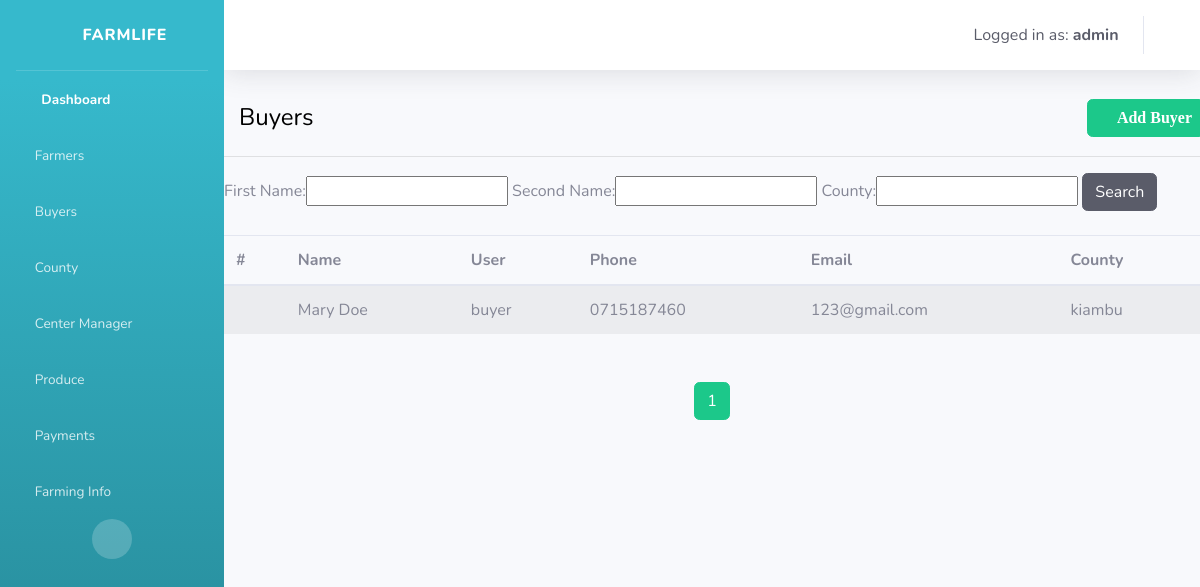
Before: /dashboard/buyers_list/ (signed in) with the older database file.
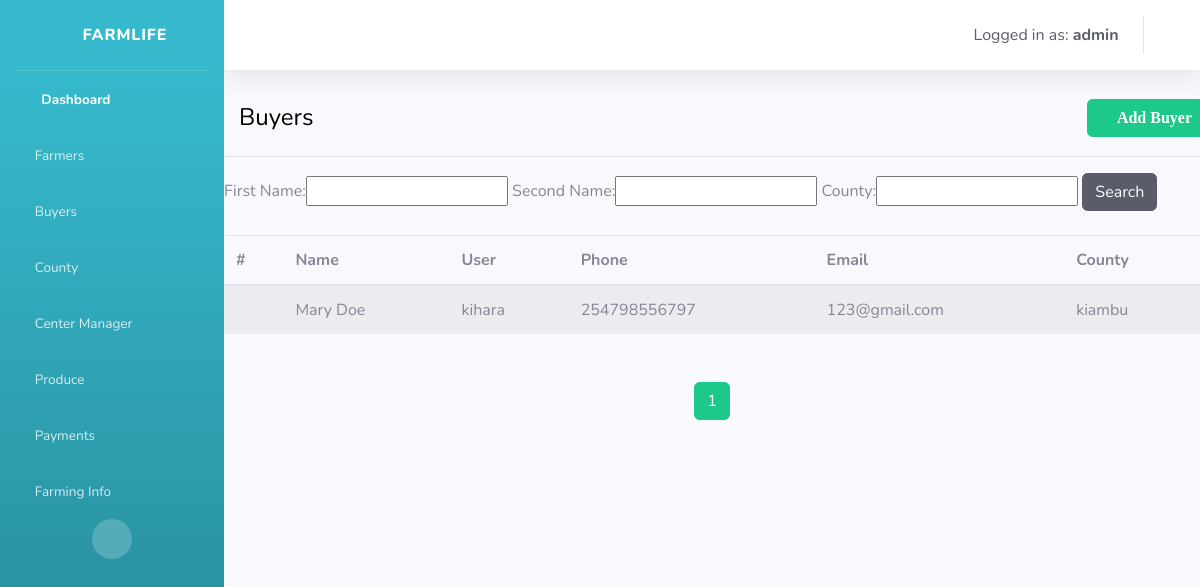
After: the same page with the newer database file.
### efarm/models.py (models this page shows, shortened)
class Buyer(models.Model):
    user = models.ForeignKey(User, on_delete=models.CASCADE)
    first_name = models.CharField(max_length=254)
    second_name = models.CharField(max_length=254)
    phone = models.CharField(max_length=15)
    email = models.EmailField()
    county = models.ForeignKey(County, on_delete=models.CASCADE)
    @property
    def get_name(self):
        full_name = self.first_name + ' ' + self.second_name
        return full_name

class County(models.Model):
    name = models.CharField(max_length=254)
    email = models.EmailField()
    adress = models.CharField(max_length=254)
    phone = models.CharField(max_length=15)
    code = models.IntegerField(null=False)
    def __str__(self):
        return self.name

### efarm/views.py (the view)
# urls.py: path('buyers_list/', BuyersList, name='buyers'),
@login_required(login_url='login')
def BuyersList(request):
    buyers = Buyer.objects.all()
    myFilter = BuyersFilter(request.GET, queryset=buyers)
    buyers = myFilter.qs
    paginator = Paginator(buyers, 10)
    page_number = request.GET.get('page', 1)
    buyers_obj = paginator.get_page(page_number)
    context = {'buyers': buyers,
               'buyers_obj': buyers_obj, 'myFilter': myFilter}
    return render(request, 'users/buyers_list.html', context)

### efarm/templates/users/buyers_list.html (shortened to what this page needs)
{% extends 'base.html' %}
{% load static %}
{% block content %}
<legend style="margin: 10px; padding: 5px; color: black;">Buyers
  <a href="{% url 'add_buyer' %}">
    <button type="submit" class="btn btn-success" style="float: right;">
      <i class="fas fa-plus"> Add Buyer </i>
    </button></a>
</legend>
<hr>
<form method="get">
  {{ myFilter.form }}
  <button class="btn btn-dark rounded" type="submit">Search</button>
</form><br>
<table class="table table-striped">
  <thead>
    <tr>
      <th scope="col">#</th>
      <th scope="col">Name</th>
      <th scope="col">User</th>
      <th scope="col">Phone</th>
      <th scope="col">Email</th>
      <th scope="col">County</th>
    </tr>
  </thead>
  <tbody>
    {% for buyer in buyers_obj %}
    <tr>
      <th scope="row" 1></th>
      <td>{{buyer.get_name}}</td>
      <td>{{buyer.user}}</td>
      <td>{{buyer.phone}}</td>
      <td>{{buyer.email}}</td>
      <td>{{buyer.county}}</td>
    </tr>
    {% endfor %}
  </tbody>
</table>
<div class="text-center container mt-5">
  <a><button type="button" class="btn btn-success">{{buyers_obj.number}}</button></a>
</div>
{% endblock content%}

### efarm/templates/base.html (shortened to what this page needs)
{% load static %}
<!DOCTYPE html>
<html lang="en">
<head>
    <link href="{% static 'vendor/fontawesome-free/css/all.min.css' %}" rel="stylesheet" type="text/css">
        <link rel="stylesheet" href="https://stackpath.bootstrapcdn.com/bootstrap/4.1.3/css/bootstrap.min.css">
    <link href="{% static 'css/sb-admin-2.min.css' %}" rel="stylesheet">
</head>
<body id="page-top">
    <div id="wrapper">
        <ul class="navbar-nav bg-gradient-info sidebar sidebar-dark accordion" id="accordionSidebar" style="background-color:#1cc88a">
            <a class="sidebar-brand d-flex align-items-center justify-content-center" href="{% url 'home' %}">
                <div class="sidebar-brand-icon rotate-n-15">
                    <i class="fas fa-boxes fa-3x"></i>
                </div>
                <div class="sidebar-brand-text mx-3">FARMLIFE</div>
            </a>
            <hr class="sidebar-divider my-0">
            <li class="nav-item active">
                <a class="nav-link" href="{% url 'home' %}">
                    <i class="fas fa-fw fa-tachometer-alt"></i>
                    <span>Dashboard</span></a>
            </li>
            <li class="nav-item">
                <a class="nav-link collapsed" href="#" data-toggle="collapse" data-target="#collapseTwo"
                    aria-expanded="true" aria-controls="collapseTwo">
                    <i class="fa fa-users"></i>
                    <span>Farmers</span>
                </a>
            </li>
            <li class="nav-item">
                <a class="nav-link collapsed" href="#" data-toggle="collapse" data-target="#collapseThree"
                    aria-expanded="true" aria-controls="collapseThree">
                    <i class="fa fa-users"></i>
                    <span>Buyers</span>
                </a>
            </li>
            <li class="nav-item">
                <a class="nav-link collapsed" href="#" data-toggle="collapse" data-target="#collapseUtilities"
                    aria-expanded="true" aria-controls="collapseUtilities">
                    <i class="fas fa-truck"></i>
                    <span>County</span>
                </a>
            </li>
            <li class="nav-item">
                <a class="nav-link collapsed" href="#" data-toggle="collapse" data-target="#collapsePages"
                    aria-expanded="true" aria-controls="collapsePages">
                    <i class="fas fa-industry"></i>
                    <span>Center Manager</span>
                </a>
            </li>
            <li class="nav-item">
                <a class="nav-link collapsed" href="#" data-toggle="collapse" data-target="#collapsePage"
                    aria-expanded="true" aria-controls="collapsePage">
                    <i class="fas fa-capsules"></i>
                    <span>Produce</span>
                </a>
            </li>
            <li class="nav-item">
                <a class="nav-link collapsed" href="#" data-toggle="collapse" data-target="#collapsePage1"
                    aria-expanded="true" aria-controls="collapsePage1">
                    <i class="fas fa-cart-plus"></i>
                    <span>Payments</span>
                </a>
            </li>
            <li class="nav-item">
                <a class="nav-link collapsed" href="#" data-toggle="collapse" data-target="#collapsePage2"
                    aria-expanded="true" aria-controls="collapsePage2">
                    <i class="fas fa-file-invoice"></i>
                    <span>Farming Info</span>
                </a>
            </li>
            <div class="text-center d-none d-md-inline">
                <button class="rounded-circle border-0" id="sidebarToggle"></button>
            </div>
        </ul>
        <div id="content-wrapper" class="d-flex flex-column">
            <div id="content">
                <nav class="navbar navbar-expand navbar-light bg-white topbar mb-4 static-top shadow">
                    <ul class="navbar-nav ml-auto">
                                          <li class="nav-item dropdown no-arrow">
                                              <a class="nav-link dropdown-toggle"
                                                  data-toggle="dropdown" aria-haspopup="true" aria-expanded="false">
                                                  <span class="mr-2 d-none d-lg-inline text-dark">Logged in as:
                                                      <strong>{{request.user}}</strong></span>
                                                  <i class="fas fa-power-off" id="userDropdown" role="button"></i>
                                              </a>
                                          </li>
                    </ul>
                </nav>
                {% block content %}
                {% endblock content %}
            </div>
        </div>
</body>
</html>

Changed rows visible on the page:
changed Buyer "Mary Doe": user "buyer" → "kihara"; phone "0715187460" → "254798556797"
